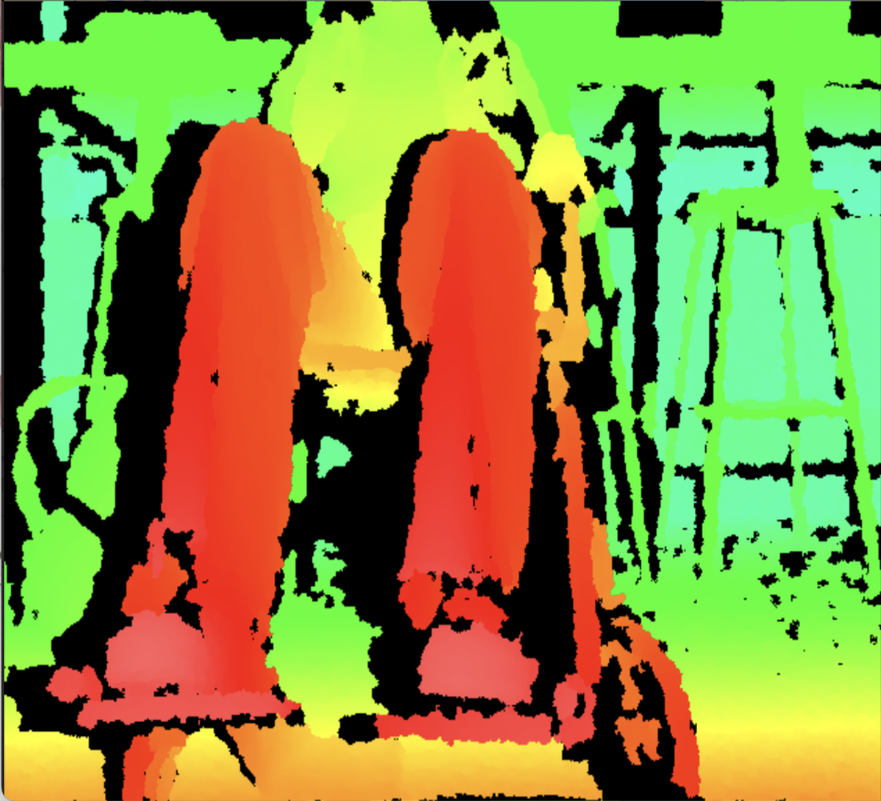
#> input picture image-segmentation/images/sub-002/depth1.png, 881 x 801 px, shrunk from 1284 x 1168 before the run, found by its file name
$ jupyter execute depth-image-to-point-cloud.ipynb   (shell and % lines are left out)
#> lines starting #> are read from the running program, lines starting #| are printed output that depends on the picture
[cell 1]
import cv2
import numpy as np
import open3d as o3d

[cell 2]
depth_image = './images/sub-002/depth1.png'
depth_img = cv2.imread(depth_image, cv2.IMREAD_UNCHANGED)
#> depth_img is the input picture: shape (801, 881, 4); mean B, G, R, A 60.3, 138.4, 133.6, 255
print(depth_img.shape, depth_img.dtype)
#| (801, 881, 4) uint8

# convert to greyscale
gray = cv2.cvtColor(depth_img, cv2.COLOR_BGR2GRAY)
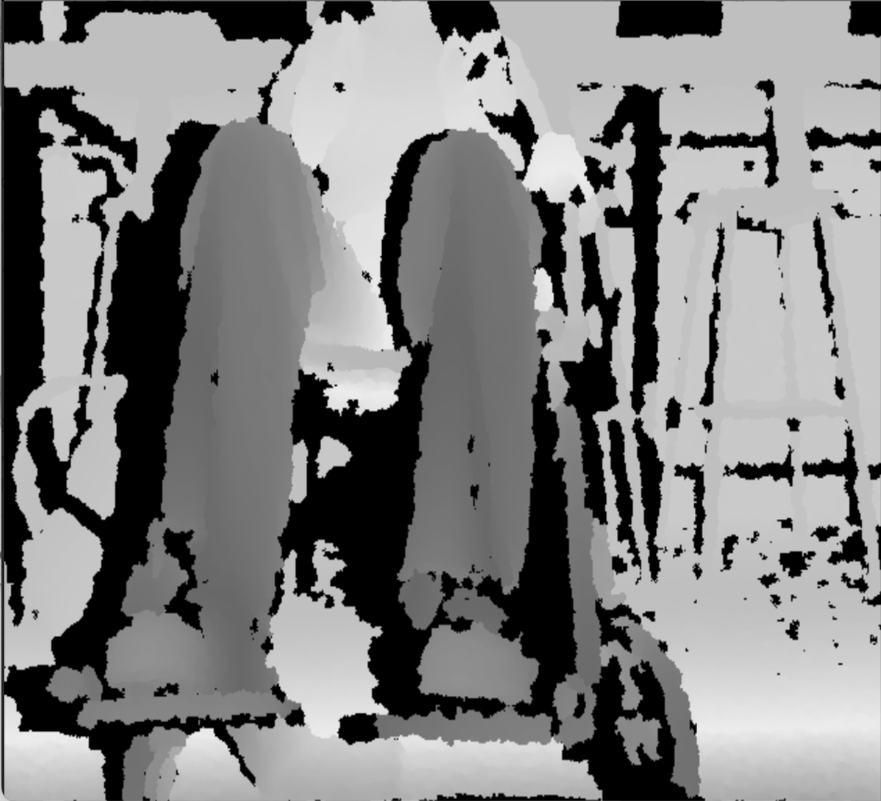
#> gray: shape (801, 881); min 0, max 236, mean 128

[cell 3]
# normalize values
depth_sim = gray.astype(np.float32) / 255.0

# image size
h, w = depth_sim.shape
#> h = 801; w = 881

# estimates of camera depth info
fx = fy = 500  # focal length
cx = w / 2
#> cx = 440.5
cy = h / 2
#> cy = 400.5

# creates a point cloud from depth
i, j = np.meshgrid(np.arange(w), np.arange(h))
z = depth_sim.flatten()
x = (i.flatten() - cx) * z / fx
y = (j.flatten() - cy) * z / fy
points = np.vstack((x, y, z)).T

# create Open3D point cloud
pcd = o3d.geometry.PointCloud()
pcd.points = o3d.utility.Vector3dVector(points)

# color points based on original image
colors = cv2.cvtColor(depth_img, cv2.COLOR_BGR2RGB)
pcd.colors = o3d.utility.Vector3dVector(colors.reshape(-1, 3) / 255.0)

# visualize
o3d.visualization.draw_geometries([pcd])

# save
o3d.io.write_point_cloud("pointcloud.ply", pcd)


$ run again, with image-segmentation/images/sub-002/depth2.png copied over image-segmentation/images/sub-002/depth1.png
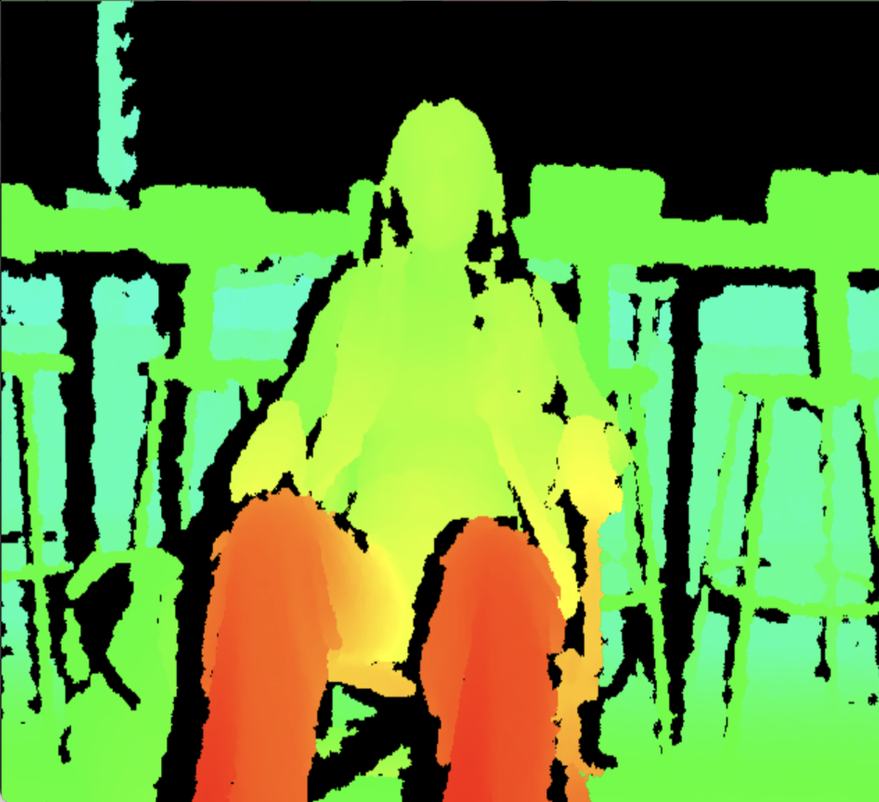
#> input picture image-segmentation/images/sub-002/depth2.png, 879 x 802 px, shrunk from 1278 x 1166 before the run, found by its file name
#> depth_img is the input picture: shape (802, 879, 4); mean B, G, R, A 62.1, 145.8, 100.3, 255
#| (802, 879, 4) uint8
#> `gray = cv2.cvtColor(depth_img, cv2.COLOR_BGR2GRAY)`:
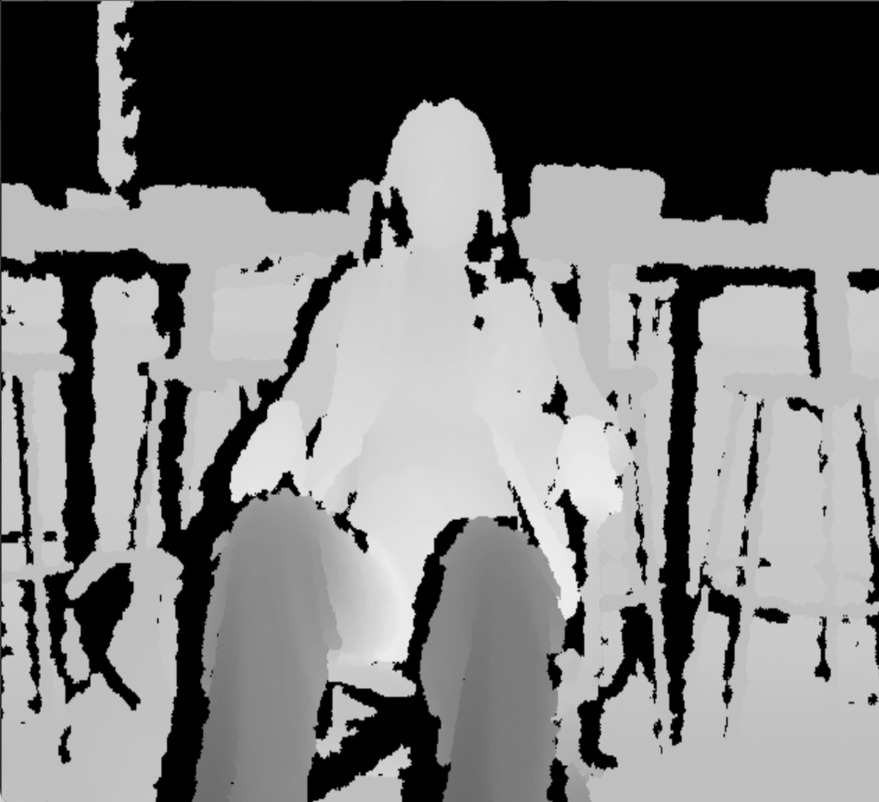
#> gray: shape (802, 879); min 0, max 236, mean 122.7

$ run again, with image-segmentation/images/sub-002/rgb1.png copied over image-segmentation/images/sub-002/depth1.png
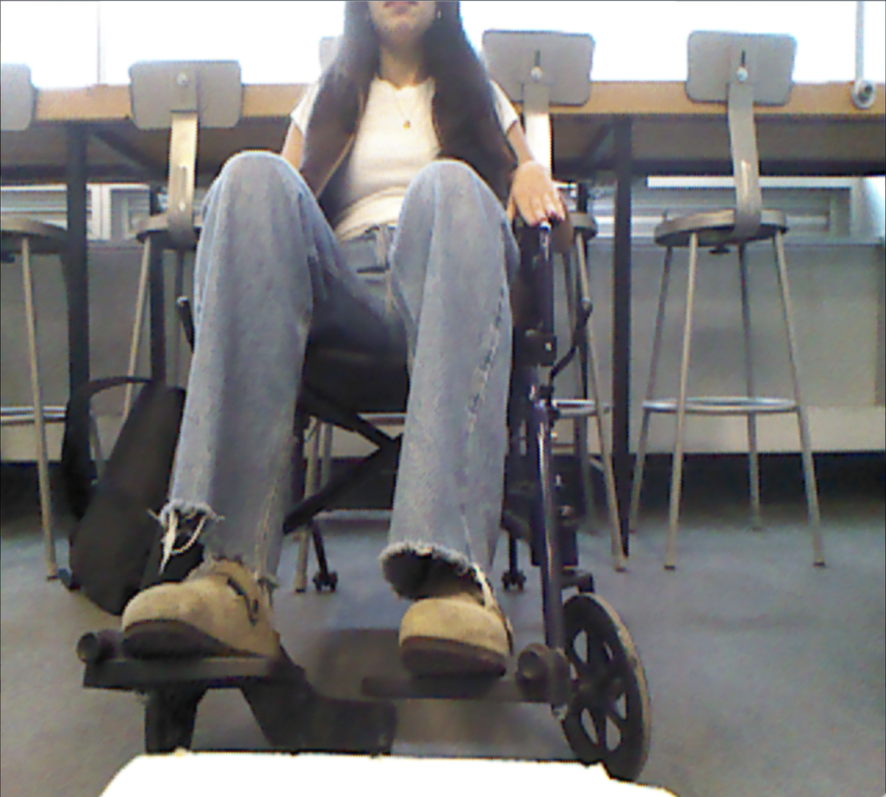
#> input picture image-segmentation/images/sub-002/rgb1.png, 886 x 797 px, shrunk from 1296 x 1166 before the run, found by its file name
#> depth_img is the input picture: shape (797, 886, 4); mean B, G, R, A 119.7, 119.7, 120.8, 255
#| (797, 886, 4) uint8
#> `gray = cv2.cvtColor(depth_img, cv2.COLOR_BGR2GRAY)`:
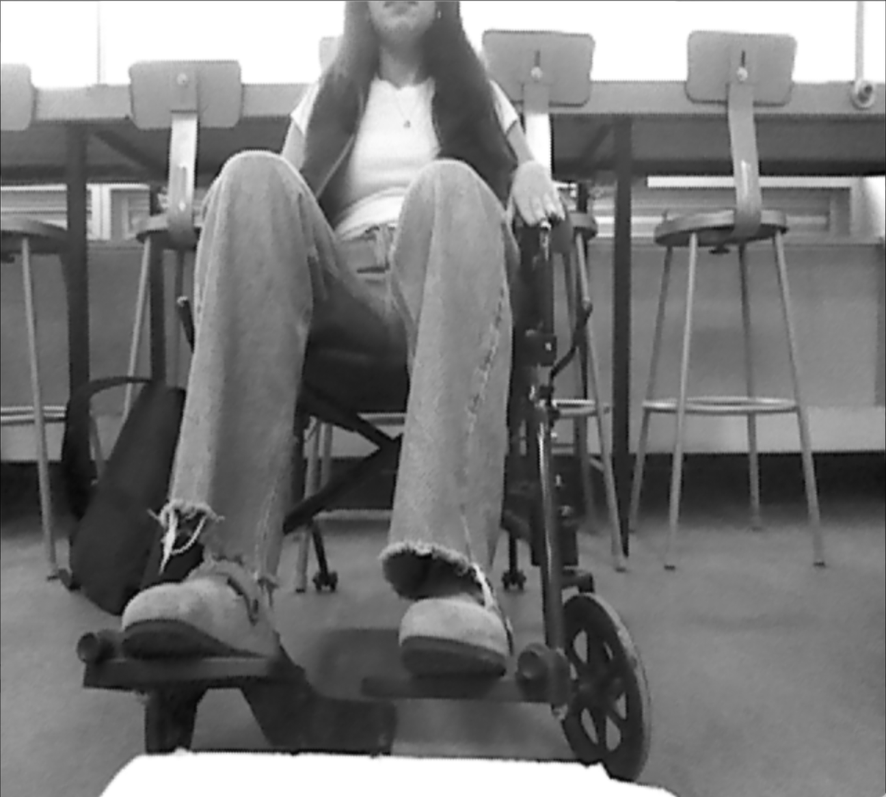
#> gray: shape (797, 886); min 4, max 255, mean 120
